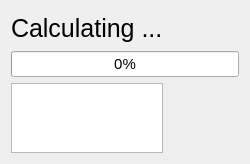
<?xml version="1.0" encoding="UTF-8"?>
<ui version="4.0">
 <class>Dialog</class>
 <widget class="QDialog" name="Dialog">
  <property name="geometry">
   <rect>
    <x>0</x>
    <y>0</y>
    <width>250</width>
    <height>130</height>
   </rect>
  </property>
  <property name="windowTitle">
   <string>Dialog</string>
  </property>
  <layout class="QFormLayout" name="formLayout">
   <item row="0" column="0">
    <widget class="QLabel" name="label">
     <property name="font">
      <font>
       <pointsize>19</pointsize>
      </font>
     </property>
     <property name="text">
      <string>Calculating ...</string>
     </property>
    </widget>
   </item>
   <item row="0" column="1">
    <spacer name="horizontalSpacer">
     <property name="orientation">
      <enum>Qt::Horizontal</enum>
     </property>
     <property name="sizeHint" stdset="0">
      <size>
       <width>70</width>
       <height>34</height>
      </size>
     </property>
    </spacer>
   </item>
   <item row="1" column="0" colspan="2">
    <widget class="QProgressBar" name="progressBar">
     <property name="font">
      <font>
       <pointsize>11</pointsize>
      </font>
     </property>
     <property name="value">
      <number>0</number>
     </property>
    </widget>
   </item>
   <item row="2" column="0">
    <widget class="QTextBrowser" name="textBrowser"/>
   </item>
   <item row="2" column="1">
    <spacer name="horizontalSpacer_2">
     <property name="orientation">
      <enum>Qt::Horizontal</enum>
     </property>
     <property name="sizeHint" stdset="0">
      <size>
       <width>70</width>
       <height>34</height>
      </size>
     </property>
    </spacer>
   </item>
  </layout>
 </widget>
 <resources/>
 <connections/>
</ui>
